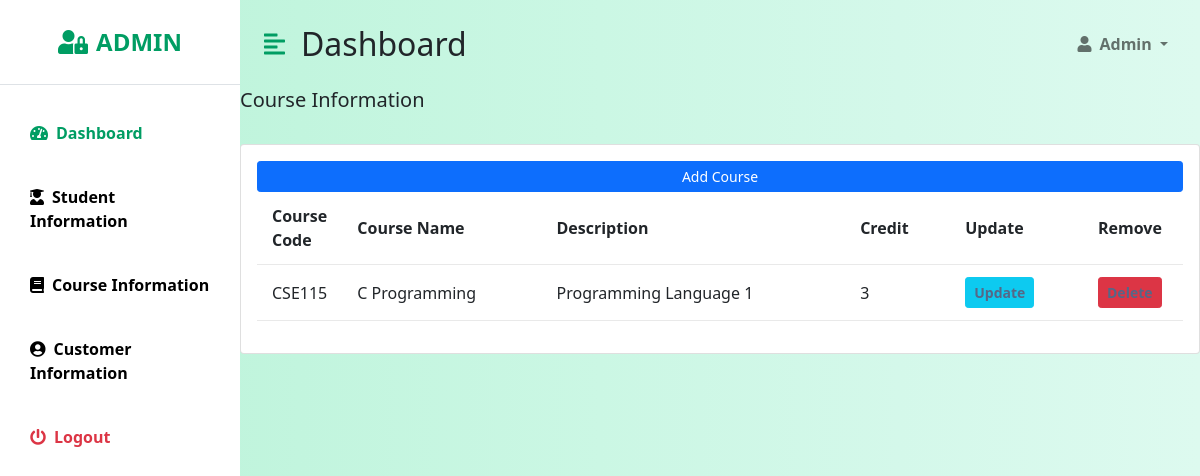
Screenshot of /viewcourse/ with the database file from the repository.
### ekyc/models.py (models this page shows, shortened)
class Course(models.Model):
    CREDIT = (
        ('1', '1'),
        ('1.5', '1.5'),
        ('3', '3'),
    )
    code = models.CharField(max_length=50, null=True)
    name = models.CharField(max_length=50, null=True)
    description = models.CharField(max_length=50, null=True)
    credit = models.CharField(max_length=50, choices=CREDIT, null=True)

### ekyc/views.py (the view)
# urls.py: path('viewcourse/',views.ViewCourse,name='viewcourse'),
def ViewCourse(request):
    course = Course.objects.all()
    return render(request,'course_info.html', {'course':course})

### templates/course_info.html (shortened to what this page needs)
{% load static %}
<!DOCTYPE html>
<html lang="en">
<head>
    <link href="https://cdn.jsdelivr.net/npm/bootstrap@5.0.0-beta3/dist/css/bootstrap.min.css" rel="stylesheet" />
    <link rel="stylesheet" href="https://cdnjs.cloudflare.com/ajax/libs/font-awesome/5.15.3/css/all.min.css" />
    <link rel="stylesheet" href="/static/styles.css" />
</head>
<body>
    <div class="d-flex" id="wrapper">
        <div class="bg-white" id="sidebar-wrapper">
            <div class="sidebar-heading text-center py-4 primary-text fs-4 fw-bold text-uppercase border-bottom"><i
                    class="fas fa-user-lock me-2"></i>Admin</div>
            <div class="list-group list-group-flush my-3">
                <a href="{% url 'dashboard' %}" class="list-group-item list-group-item-action bg-transparent second-text active"><i
                        class="fas fa-tachometer-alt me-2"></i>Dashboard</a>
                    <a href="{% url 'viewstudent' %}" class="list-group-item list-group-item-action bg-transparent second-text fw-bold"><i
                        class="fas fa-user-graduate me-2"></i>Student Information</a>
                    <a href="{% url 'viewcourse' %}" class="list-group-item list-group-item-action bg-transparent second-text fw-bold"><i
                        class="fas fa-book me-2"></i>Course Information</a>
                    <a href="{% url 'viewcustomer' %}" class="list-group-item list-group-item-action bg-transparent second-text fw-bold"><i
                        class="fas fa-user-circle me-2"></i>Customer Information</a>
                <a href="{% url 'logout' %}" class="list-group-item list-group-item-action bg-transparent text-danger fw-bold"><i
                        class="fas fa-power-off me-2"></i>Logout</a>
            </div>
        </div>
        <div id="page-content-wrapper">
            <nav class="navbar navbar-expand-lg navbar-light bg-transparent py-4 px-4">
                <div class="d-flex align-items-center">
                    <i class="fas fa-align-left primary-text fs-4 me-3" id="menu-toggle"></i>
                    <h2 class="fs-2 m-0">Dashboard</h2>
                </div>
                <div class="collapse navbar-collapse" id="navbarSupportedContent">
                    <ul class="navbar-nav ms-auto mb-2 mb-lg-0">
                        <li class="nav-item dropdown">
                            <a class="nav-link dropdown-toggle second-text fw-bold" href="#" id="navbarDropdown"
                                role="button" data-bs-toggle="dropdown" aria-expanded="false">
                                <i class="fas fa-user me-2"></i>Admin
                            </a>
                        </li>
                    </ul>
                </div>
            </nav>
            <div class = "row">
                <div class ="col-md-25">
                    <h5>Course Information</h5>
                    <br>
                    <div class = "card card-body">
                        <a class = "btn btn-primary btn-sm btn-block" href = "{% url 'addcourse' %}">Add Course</a>
                        <table class = "table table-sm">
                            <tr>
                                <th>Course Code</th>
                                <th>Course Name</th>
                                <th>Description</th>
                                <th>Credit</th>
                                <th>Update</th>
                                <th>Remove</th>
                            </tr>
                            {% for i in course %}
                            <tr>
                                <td>{{i.code}}</td>
                                <td>{{i.name}}</td>
                                <td>{{i.description}}</td>
                                <td>{{i.credit}}</td>
                                <td><a class ="btn btn-sm btn-info" href="{% url 'updatecourse' i.id %}">Update</a></td>
                                <td><a class ="btn btn-sm btn-danger" href="/deletecourse/{{i.id}}">Delete</a></td>
                            </tr>
                            {% endfor %}
                         </table>
                     </div>
                 </div>
             </div>
            </div>
        </div>
</body>
</html>

### static/styles.css (style rules this page uses)
:root { --main-bg-color: wheat; --main-text-color: #009d63; --second-text-color: black; --second-bg-color: wheat; }
.primary-text { color: var(--main-text-color); }
.second-text { color: var(--second-text-color); }
#wrapper { overflow-x: hidden; background-image: linear-gradient( to right, #baf3d7, #c2f5de, #cbf7e4, #d4f8ea, #ddfaef); }
#sidebar-wrapper { min-height: 100vh; margin-left: -15rem; -webkit-transition: margin 0.25s ease-out; -moz-transition: margin 0.25s ease-out; -o-transition: margin 0.25s ease-out; transition: margin 0.25s ease-out; }
#sidebar-wrapper .sidebar-heading { padding: 0.875rem 1.25rem; font-size: 1.2rem; }
#sidebar-wrapper .list-group { width: 15rem; }
#page-content-wrapper { min-width: 100vw; }
#menu-toggle { cursor: pointer; }
.list-group-item { border: none; padding: 20px 30px; }
.list-group-item.active { background-color: transparent; color: var(--main-text-color); font-weight: bold; border: none; }
@media (min-width: 768px) { #sidebar-wrapper { margin-left: 0; } }
@media (min-width: 768px) { #page-content-wrapper { min-width: 0; width: 100%; } }
table.table tr th, table.table tr td { border-color: #e9e9e9; padding: 12px 15px; vertical-align: middle; }
table.table tr th:first-child { width: 60px; }
table.table tr th:last-child { width: 100px; }
table.table td a { font-weight: bold; color: #566787; display: inline-block; text-decoration: none; outline: none !important; }

### rows the page displays
Course: code "CSE115", name "C Programming", description "Programming Language 1", credit "3"
